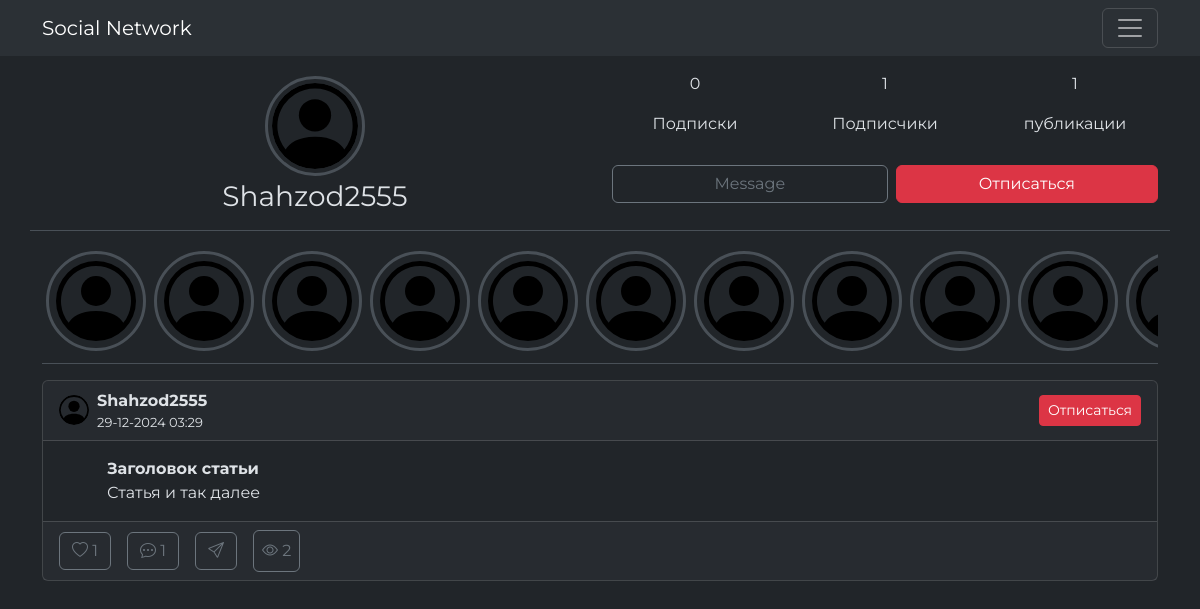
Screenshot of /user/1 (signed in) with the database file from the repository.
### app/model/user.py (models this page shows, shortened)
class User(db.Model, UserMixin):
    id = db.Column(db.Integer, primary_key=True)
    publication = db.relationship(Publication, backref='author_publication', cascade='all, delete-orphan', passive_deletes=True)
    actual = db.relationship('Actual', backref='author_actual', cascade='all, delete-orphan', passive_deletes=True)
    comment = db.relationship(Comment, backref='author_comment', cascade='all, delete-orphan', passive_deletes=True)
    like = db.relationship(Like, backref='author_like', cascade='all, delete-orphan', passive_deletes=True)
    viewing = db.relationship(Viewing, backref='author_viewing', cascade='all, delete-orphan', passive_deletes=True)
    first_name = db.Column(db.String(50), nullable=True)
    last_name = db.Column(db.String(50), nullable=True)
    middle_name = db.Column(db.String(50), nullable=True)
    username = db.Column(db.String(50), unique=True, nullable=False)
    phone = db.Column(db.String(20), unique=True, nullable=False)
    email = db.Column(db.String(255), unique=True, nullable=False)
    bio = db.Column(db.Text, nullable=True)
    avatar = db.Column(db.String, nullable=False, default="ava.svg")
    password = db.Column(db.String(255), nullable=False)
    subscription = db.relationship('Subscription', foreign_keys='Subscription.subscription_id', backref='subscription', lazy='dynamic')
    subscribers = db.relationship('Subscription', foreign_keys='Subscription.subscribers_id', backref='subscribers', lazy='dynamic')
    date_joined = db.Column(db.DateTime, default=datetime.now)
    def is_subscription(self, user):
        return self.subscription.filter_by(subscribers_id=user.id).count() > 0
    def subscription_count(self):
        return self.subscription.count()
    def subscribers_count(self):
        return self.subscribers.count()
    def publication_count(self):
        return Publication.query.filter_by(author=self.id).count()

### app/model/publication.py (models this page shows, shortened)
class Publication(db.Model):
    id = db.Column(db.Integer, primary_key=True)
    author = db.Column(db.Integer, db.ForeignKey('user.id', ondelete='CASCADE'))
    images = db.relationship('PublicImage', backref='publication_images', cascade="all, delete-orphan")
    videos = db.relationship('PublicVideo', backref='publication_videos', cascade="all, delete-orphan")
    audios = db.relationship('PublicAudio', backref='publication_audios', cascade="all, delete-orphan")
    likes = db.relationship(Like, backref='publication_like', lazy='dynamic', cascade='all, delete-orphan', passive_deletes=True)
    comment = db.relationship(Comment, backref='publication_comment', lazy='dynamic', cascade='all, delete-orphan', passive_deletes=True)
    viewing = db.relationship(Viewing, backref='publication_viewing', lazy='dynamic', cascade='all, delete-orphan', passive_deletes=True)
    title = db.Column(db.String(255), nullable=False)
    content = db.Column(db.Text, nullable=True)
    hashtags = db.Column(db.String(255), nullable=True)
    is_published = db.Column(db.Boolean, default=False)  # Черновик или опубликовано
    location = db.Column(db.String(255), nullable=True)  # Геолокация
    mentions = db.Column(db.String(255), nullable=True)
    created_at = db.Column(db.DateTime, default=datetime.now)
    updated_at = db.Column(db.DateTime, default=datetime.now, onupdate=datetime.now)
    def like_count(self):
        return self.likes.count()
    def comment_count(self):
        return self.comment.count()
    def view_count(self):
        return self.viewing.count()

### app/routes/user.py (the view)
@user.route('/user/<int:user_id>')
@login_required
def user_profile(user_id):
    publications, user_likes, publication_comments = get_publication_data(author_id=user_id)
    user_us = User.query.get_or_404(user_id)
    if user_id == current_user.id:
        return redirect(url_for('user_blueprint.profile'))
    return render_template(
        'user/user.html',
        publications=publications,
        user_likes=user_likes,
        form=CommentAdd(),
        publication_comment=publication_comments,
        author=user_us,
        subscription_count=user_us.subscription_count(),
        subscribers_count=user_us.subscribers_count(),
        publication_count=user_us.publication_count()
    )

### app/functions.py (called while the page is built)
def get_publication_data(author_id=None, publications=None):
    if publications is None:
        if author_id is None:
            author_id = current_user.id
        publications = Publication.query.filter_by(
            author=author_id).order_by(
            Publication.updated_at.desc()).all()
    user_likes = {
        like.publication for like in Like.query.filter_by(
            author=current_user.id).all()}
    publication_comments = {
        publication.id: Comment.query.filter_by(
            publication=publication.id).order_by(
            Comment.created_at.desc()).all() for publication in publications}
    return publications, user_likes, publication_comments

### app/model/user.py (called while the page is built)
@login_manager.user_loader
def load_user(user_id):
    return User.query.get(int(user_id))

### app/templates/user/user.html (shortened to what this page needs)
{% extends 'main/base.html' %}
{% block content%}
<div class="row mb-2 pb-2 border-bottom">
    <div class="col" style="text-align: center;">
		<img class="border border-3 m-1 p-1" style="border-color: linear-gradient(#ff7e5f, #feb47b); height: 100px; border-radius: 50%;" src="{{ url_for('utils_blueprint.media_files', filename='avatar/' + author.avatar) }}" alt="{{ author.username }}'s avatar">
		<h3>{{author.username}}</h3>
    </div>
    <div class="col">
		<div style="height: 50%;  align-items: center;" class="row">
			<div class="col">
				<a style="text-align: center;" href="{{url_for('subscription_blueprint.subscriptions', user_id=author.id)}}">
					<p>{{ subscription_count }}</p>
					<p>Подписки</p>
				</a>
			</div>
			<div class="col">
				<a style="text-align: center;" href="{{url_for('subscription_blueprint.subscribers', user_id=author.id)}}">
					<p>{{ subscribers_count }}</p>
					<p>Подписчики</p>
				</a>
			</div>
			<div style="text-align: center;" class="col">
				<p>{{publication_count}}</p>
				<p>публикации</p>
			</div>
		</div>
		<div style="height: 50%; align-items: center;" class="d-flex gap-2">
			<a class="btn btn-outline-secondary" href="{{ url_for('message_view.chat', recipient_id=author.id) }}" style="width: 100%;" role="button">Message</a>
			<form style="width: 100%;" action="
			{% if current_user.is_subscription(author) %}
			{{ url_for('subscription_blueprint.un_subscription_user', user_id=author.id) }}
			{% else %}
			{{ url_for('subscription_blueprint.subscription_user', user_id=author.id) }}
			{% endif %}" method="POST">
				{% if current_user.is_subscription(author) %}
				<button type="submit" style="width: 100%;" class="btn btn-danger">Отписаться</button>
				{% else %}
				<button type="submit" style="width: 100%;" class="btn btn-primary">Подписаться</button>
				{% endif %}
			</form>
		</div>
	</div>
</div>
<div class="d-flex pt-2 pb-2 border-bottom mb-3" style="overflow-x: auto; min-width: 100%;">
	{% for i in range(19) %}
	<div class="border border-3 m-1" style="min-width: 100px; padding: 7px; height: 100px; border-radius: 50%; text-align: center; align-content: center;">
		<img style="width: 100%;" src="{{url_for('static', filename='image/ava.svg')}}" alt="{{i}}">
	</div>
	{% endfor %}
</div>
{% include 'publication/publication.html' %}
{% endblock %}

### app/templates/main/base.html (shortened to what this page needs)
<!DOCTYPE html>
<html lang="en">
<head>
    <link rel="stylesheet" href="https://cdn.jsdelivr.net/npm/bootstrap-icons@1.11.3/font/bootstrap-icons.min.css">
    <link rel="stylesheet" href="{{url_for('static', filename='css/libs/bootstrap.min.css')}}">
    <link rel="stylesheet" href="{{url_for('static', filename='css/main.css')}}">
</head>
<body data-bs-theme="dark">
    <header class="header" style="z-index: 1;">{% include 'main/_header.html'%}</header>
    <main class="container">
        {% block content%}
        {% endblock %}
    </main>
</body>
</html>

### app/templates/main/_header.html (shortened to what this page needs)
<nav class="navbar bg-body-tertiary mb-3 ">
  <div class="container-fluid container">
    <a class="navbar-brand" href="/">Social Network</a>
    {% if current_user.is_authenticated %}
    <button class="navbar-toggler" type="button" data-bs-toggle="offcanvas" data-bs-target="#offcanvasNavbar" aria-controls="offcanvasNavbar" aria-label="Toggle navigation"><span class="navbar-toggler-icon"></span></button>
    {% endif %}
  </div>
</nav>

### app/templates/publication/publication.html (shortened to what this page needs)
<div class="d-flex flex-column gap-3">
    {% for publication in publications %}
    <div class="card">
        {% include 'publication/publication_header.html' %}
        <div class="card-body">
            <div class="px-5">
                <a href="{{ url_for('publication_blueprint.publication_view', id_publication=publication.id) }}">
                    <p class="card-title fw-bold m-0">{{ publication.title }}</p>
                    {% if publication.content %}
                    <p class="card-text">{{ publication.content | truncate(300, False)|safe }}</p>
                    {% endif %}
                </a>
            </div>
        </div>
        {% include 'publication/publication_footer.html' %}
    </div>
    {% endfor %}
</div>

### app/templates/publication/publication_header.html
<div class="card-header d-flex align-items-center" style="justify-content: space-between;">
  {% if current_user == publication.author_publication %}
  <div class="d-flex gap-2 align-items-center">
    <img class="round" src="{{url_for('utils_blueprint.media_files', filename='avatar/' + publication.author_publication.avatar)}}" alt="user" style="width: 30px; border-radius: 50%;">
    <div>
      <a href="{{url_for('user_blueprint.profile')}}" class="m-0 fw-bold">{{ publication.author_publication.username }}</a>
      <p class="m-0" style="font-size: small;">{{publication.updated_at.strftime('%d-%m-%Y %H:%M')}}</p>
    </div>
  </div>
  <div>
    <a class="d-flex align-items-center text-white text-decoration-none" data-bs-toggle="dropdown"><i class="bi bi-three-dots-vertical"></i></a>
    <ul class="dropdown-menu">
      <li><a class="dropdown-item" href="{{ url_for('publication_blueprint.publication_update', id_publication=publication.id)}}">Редактировать</a></li>
      <li><a class="dropdown-item" href="{{ url_for('publication_blueprint.publication_delete', id_publication=publication.id)}}">Удалить</a></li>
    </ul>
  </div>
  {% else %}
  <div class="d-flex gap-2 align-items-center">
    <img class="round" src="{{url_for('utils_blueprint.media_files', filename='avatar/' + publication.author_publication.avatar)}}" alt="user" style="width: 30px; border-radius: 50%;">
    <div>
      <a href="{{url_for('user_blueprint.user_profile', user_id=publication.author_publication.id)}}" class="m-0 fw-bold">{{ publication.author_publication.username }}</a>
      <p class="m-0" style="font-size: small;">{{publication.updated_at.strftime('%d-%m-%Y %H:%M')}}</p>
    </div>
  </div>
  <form method="POST" action="{% if current_user.is_subscription(publication.author_publication) %} {{ url_for('subscription_blueprint.un_subscription_user', user_id=publication.author_publication.id) }} {% else %} {{ url_for('subscription_blueprint.subscription_user', user_id=publication.author_publication.id) }} {% endif %}">
    {% if current_user.is_subscription(publication.author_publication) %}
    <button type="submit" class="btn btn-danger btn-sm">Отписаться</button>
    {% else %}
    <button type="submit" class="btn btn-success btn-sm" >Подписаться</button>
    {% endif %}
  </form>
  {% endif %}
</div>

### app/templates/publication/publication_footer.html
<div class="card-footer d-flex gap-3 align-items-center">
  <form action="{{ url_for('like_blueprint.like', publication_id=publication.id) }}" method="POST">
    {% if publication.id in user_likes %}
    <button type="submit" class="unlike btn btn-outline-danger">
      <i class="bi bi-heart-fill"></i>
      <span>{{ publication.like_count() }}</span>
    </button>
    {% else %}
    <button type="submit" class="btn btn-outline-secondary like">
      <i class="bi bi-heart"></i>
      <span>{{ publication.like_count() }}</span>
    </button>
    {% endif %}
  </form>
  <button class="comment btn btn-outline-secondary" type="button" data-bs-toggle="collapse" data-bs-target="#commentForm{{ publication.id }}">
    <i class="bi bi-chat-dots"></i>
    <span>{{ publication.comment_count() }}</span>
  </button>
  <button class="btn btn-outline-secondary" type="button">
    <i class="bi bi-send"></i>
  </button>
  <span class="p-2" style="border-radius: 0.375rem; color: #6c757d; border: 1px solid #6c757d;">
    <i class="bi bi-eye"></i>
    <span style="font-size: 1rem; font-weight: 400;">{{ publication.view_count() }}</span>
  </span>
</div>

### app/static/css/main.css (style rules this page uses)
body { font-family: Montserrat, sans-serif; font-weight: 400; }
.header { position: sticky; top: 0; }
a { color: #dee2e6; text-decoration: none; }

### rows the page displays
User: avatar (picture), username "Shahzod2555"
Publication: avatar (picture), author_publication.username "Shahzod2555", updated_at "29-12-2024 03:29", title "Заголовок статьи", content "Статья и так далее", like_count "1", comment_count "1", view_count "2"

### other values shown
{{ subscription_count }} "0"
{{ subscribers_count }} "1"
{{ publication_count }} "1"
